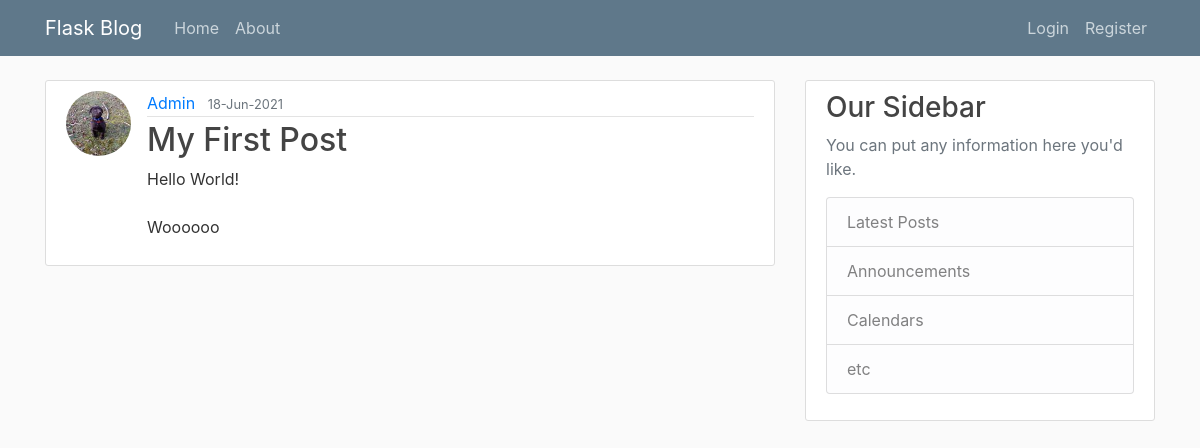
/post/1, run on an earlier commit of the app's database.
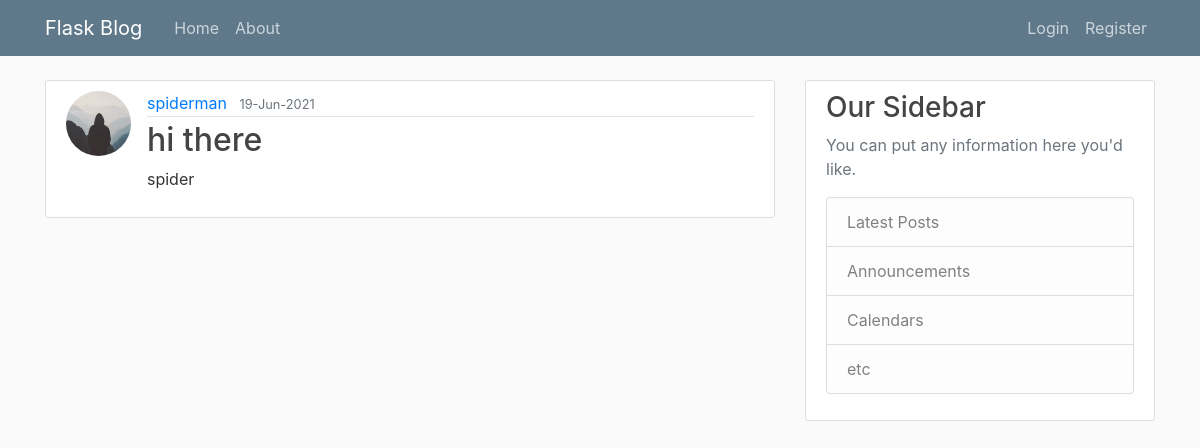
And on a later commit of the database.
### flaskblog/models.py (models this page shows, shortened)
class User(db.Model, UserMixin):
    id = db.Column(db.Integer, primary_key=True)
    username = db.Column(db.String(20), unique=True, nullable=False)
    email = db.Column(db.String(120), unique=True, nullable=False)
    image_file = db.Column(db.String(20), nullable=False, default='default.jpg')
    password = db.Column(db.String(60), nullable=False)
    posts = db.relationship('Post', backref='author', lazy=True)

class Post(db.Model):
    id = db.Column(db.Integer, primary_key=True)
    title = db.Column(db.String(100), nullable=False)
    date_posted = db.Column(db.DateTime, nullable=False, default=datetime.utcnow)
    content = db.Column(db.Text, nullable=False)
    user_id = db.Column(db.Integer, db.ForeignKey('user.id'), nullable=False)

### flaskblog/posts/routes.py (the view)
@posts.route("/post/<int:post_id>")
def post(post_id):
    post = Post.query.get_or_404(post_id)
    return render_template('post.html', title=post.title, post=post)

### flaskblog/templates/post.html (shortened to what this page needs)
{% extends "layout.html" %}
{% block content %}
  <article class="media content-section">
    <img class="rounded-circle article-img" src="{{ url_for('static', filename='profile_pics/' + post.author.image_file) }}" alt="">
    <div class="media-body">
      <div class="article-metadata">
        <a class="mr-2" href="{{ url_for('users.user_posts', username=post.author.username) }}">{{ post.author.username }}</a>
        <small class="text-muted">{{ post.date_posted.strftime('%d-%b-%Y') }}</small>
      </div>
      <h2 class="article-title">{{ post.title }}</h2>
      <p class="article-content">{{ post.content }}</p>
    </div>
  </article>
{% endblock content %}

What changed in the data, as far as the page shows it:
changed User: image_file: picture removed, a placeholder shows; author.username "Admin" → "spiderman"
changed Post: date_posted "18-Jun-2021" → "19-Jun-2021"; title "My First Post" → "hi there"; content "Hello World! Woooooo" → "spider"
